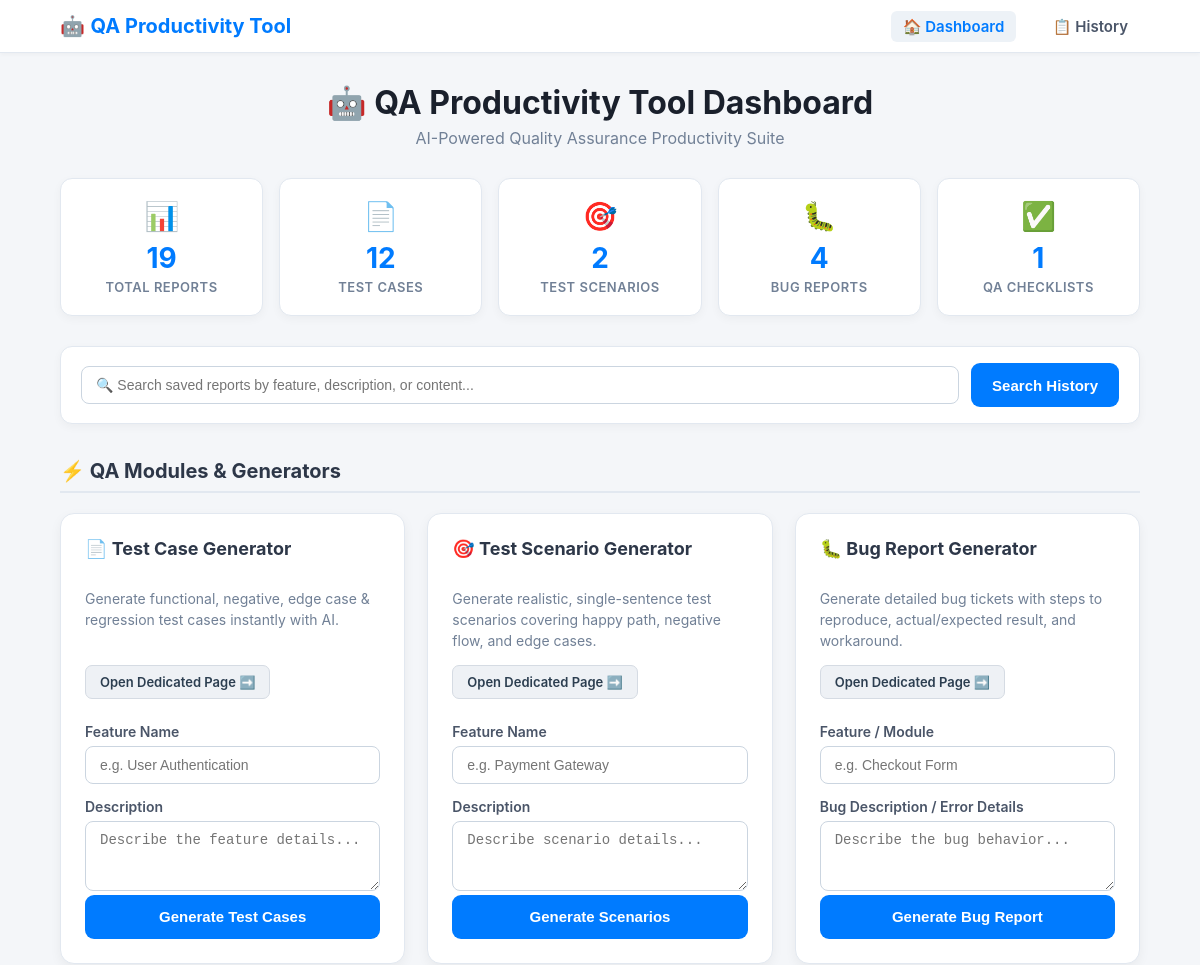
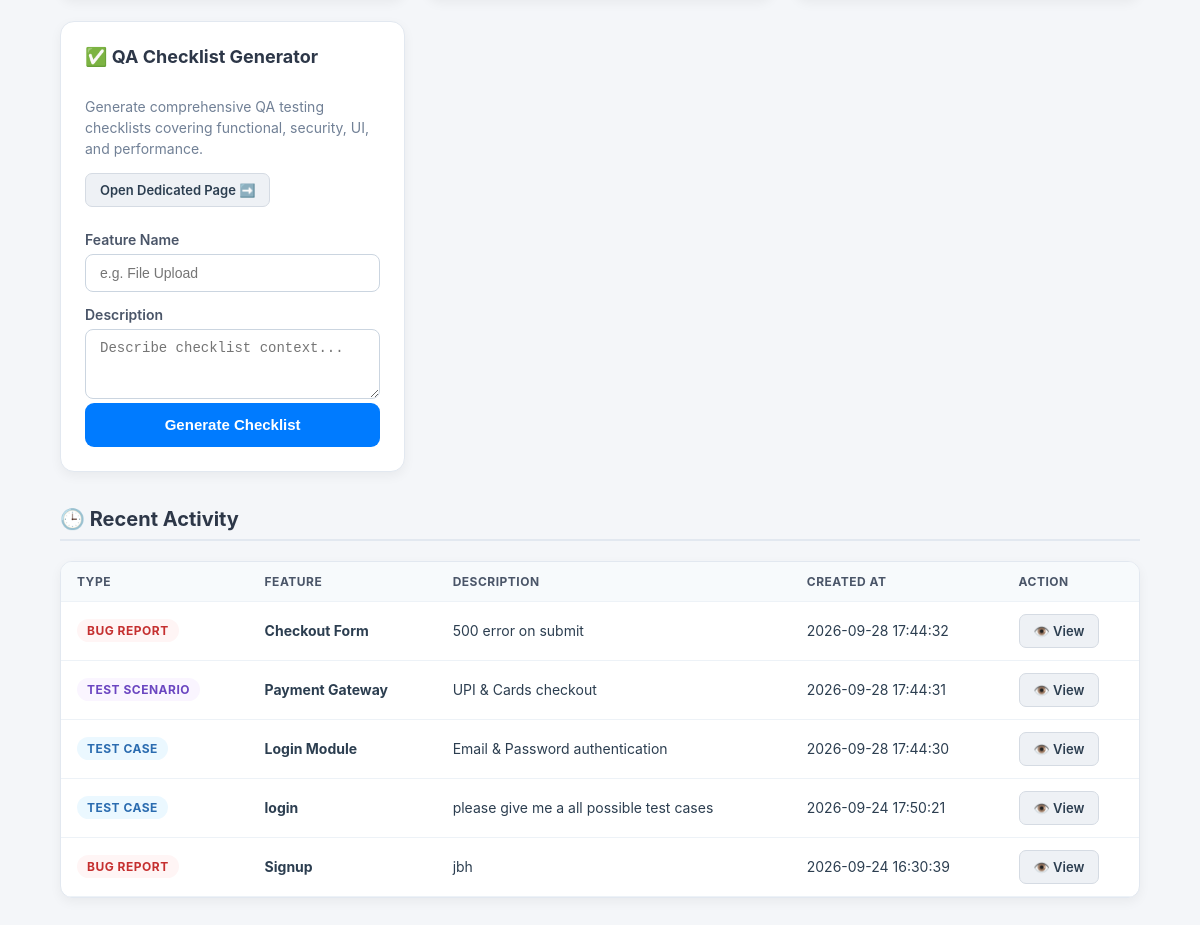
The app's page /, older data (2 pictures, top to bottom).
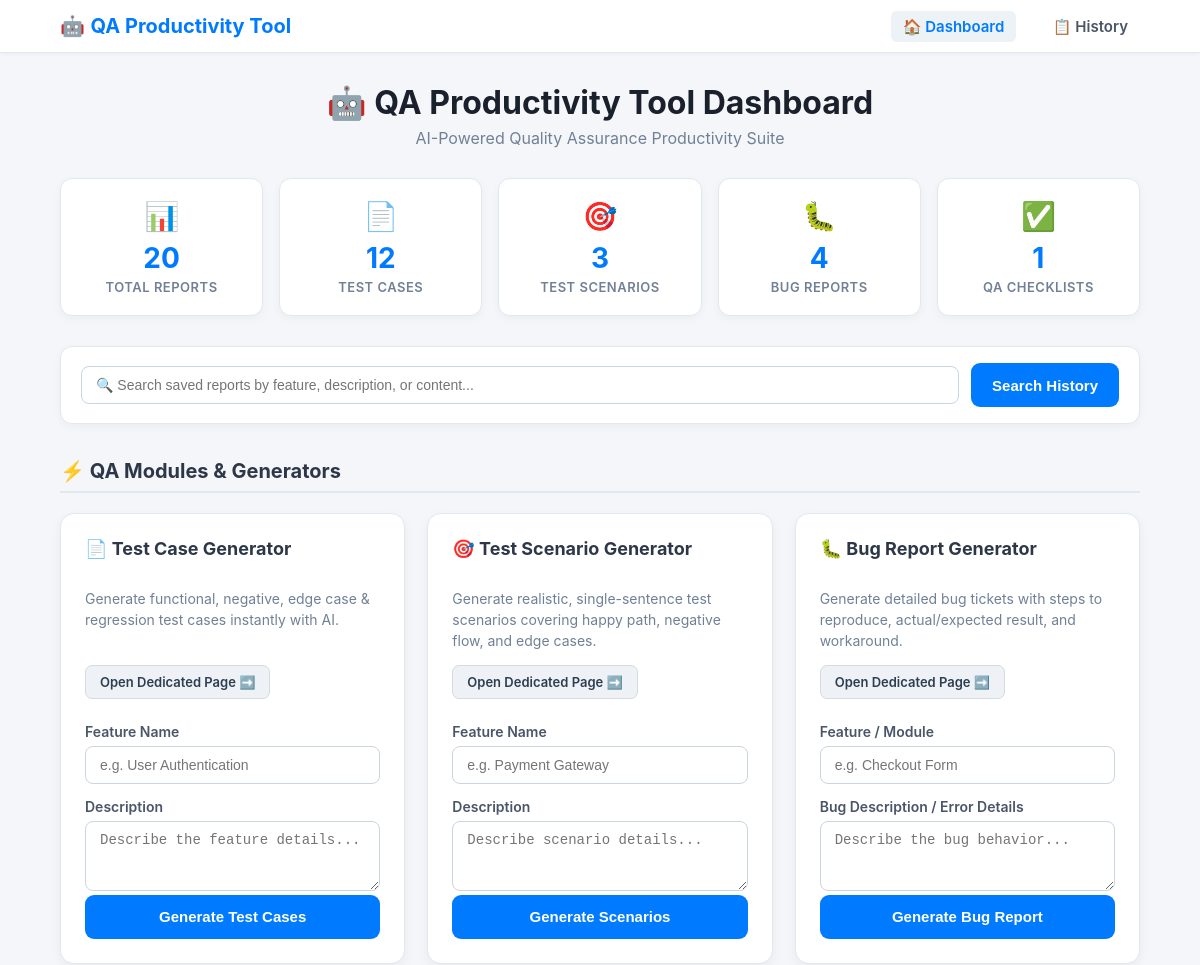
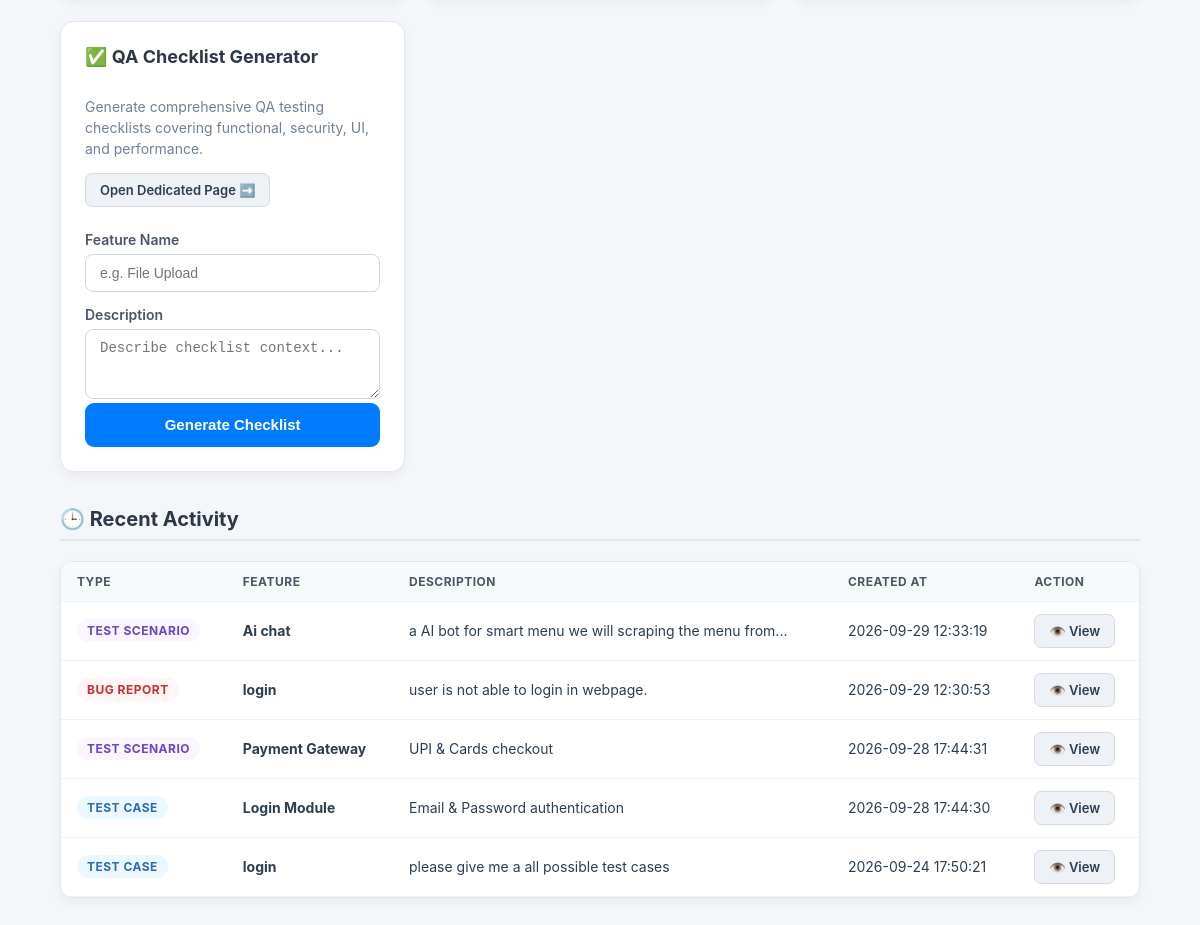
The same page, newer data (2 pictures, top to bottom).
### tables this page shows
CREATE TABLE reports (
                id INTEGER PRIMARY KEY AUTOINCREMENT,
                type TEXT NOT NULL,
                feature TEXT NOT NULL,
                description TEXT NOT NULL,
                content TEXT,
                created_at TIMESTAMP DEFAULT CURRENT_TIMESTAMP
            );

### app.py (the view)
@app.route("/")
def home():
    conn = get_db()
    cursor = conn.cursor()
    cursor.execute("SELECT COUNT(*) FROM reports")
    total_reports = cursor.fetchone()[0]
    cursor.execute("SELECT COUNT(*) FROM reports WHERE type='Test Case'")
    test_cases_count = cursor.fetchone()[0]
    cursor.execute("SELECT COUNT(*) FROM reports WHERE type='Test Scenario'")
    scenarios_count = cursor.fetchone()[0]
    cursor.execute("SELECT COUNT(*) FROM reports WHERE type='Bug Report'")
    bugs_count = cursor.fetchone()[0]
    cursor.execute("SELECT COUNT(*) FROM reports WHERE type='QA Checklist'")
    checklists_count = cursor.fetchone()[0]
    cursor.execute("SELECT * FROM reports ORDER BY id DESC LIMIT 5")
    recent_reports = cursor.fetchall()
    conn.close()
    return render_template(
        "index.html",
        total_reports=total_reports,
        test_cases_count=test_cases_count,
        scenarios_count=scenarios_count,
        bugs_count=bugs_count,
        checklists_count=checklists_count,
        recent_reports=recent_reports,
        has_api_key=bool(os.getenv("GEMINI_API_KEY"))
    )

### app.py (called while the page is built, shortened)
def get_db():
    db_path = DATABASE
    conn = sqlite3.connect(db_path)
    conn.row_factory = sqlite3.Row
    return conn

### templates/index.html (shortened to what the changed rows need)
<!DOCTYPE html>
<html lang="en">
<head>
    <link rel="stylesheet" href="{{ url_for('static', filename='style.css') }}">
</head>
<body>
<div class="container">
    <div class="header-section">
        <h1>🤖 QA Productivity Tool Dashboard</h1>
    </div>
    <div class="stats-grid">
        <div class="stat-card">
            <div class="stat-icon">📊</div>
            <div class="stat-number">{{ total_reports }}</div>
            <div class="stat-label">Total Reports</div>
        </div>
        <div class="stat-card">
            <div class="stat-icon">🎯</div>
            <div class="stat-number">{{ scenarios_count }}</div>
            <div class="stat-label">Test Scenarios</div>
        </div>
    </div>
    <h2 class="section-title">⚡ QA Modules & Generators</h2>
    <div class="card-container">
        <div class="card">
            <h2>📄 Test Case Generator</h2>
        </div>
        <div class="card">
            <h2>🎯 Test Scenario Generator</h2>
        </div>
        <div class="card">
            <h2>🐛 Bug Report Generator</h2>
        </div>
        <div class="card">
            <h2>✅ QA Checklist Generator</h2>
        </div>
    </div>
    {% if recent_reports %}
    <h2 class="section-title">🕒 Recent Activity</h2>
    <div class="table-container">
        <table class="data-table">
            <thead>
                <tr>
                    <th>Type</th>
                    <th>Feature</th>
                    <th>Description</th>
                    <th>Created At</th>
                    <th>Action</th>
                </tr>
            </thead>
            <tbody>
                {% for r in recent_reports %}
                <tr>
                    <td><span class="badge badge-{{ r.type|lower|replace(' ', '-') }}">{{ r.type }}</span></td>
                    <td><strong>{{ r.feature }}</strong></td>
                    <td>{{ r.description|truncate(60) }}</td>
                    <td>{{ r.created_at }}</td>
                    <td>
                        <a href="/view/{{ r.id }}" class="btn btn-secondary btn-sm">👁️ View</a>
                    </td>
                </tr>
                {% endfor %}
            </tbody>
        </table>
    </div>
    {% endif %}
</div>
</body>
</html>

Row changes from the older to the newer data that the page shows:
removed reports: type "BUG REPORT", feature "Checkout Form", description "500 error on submit", created_at "2026-09-28 17:44:32"
no longer on this page (row unchanged): reports: type "BUG REPORT", feature "Signup", description "jbh", created_at "2026-09-24 16:30:39"
added reports: type "TEST SCENARIO", feature "Ai chat", description "a AI bot for smart menu we will scraping the menu from...", created_at "2026-09-29 12:33:19"
added reports: type "BUG REPORT", feature "login", description "user is not able to login in webpage.", created_at "2026-09-29 12:30:53"
Text that changed along with them:
{{ total_reports }}: "19" → "20"
{{ scenarios_count }}: "2" → "3"
